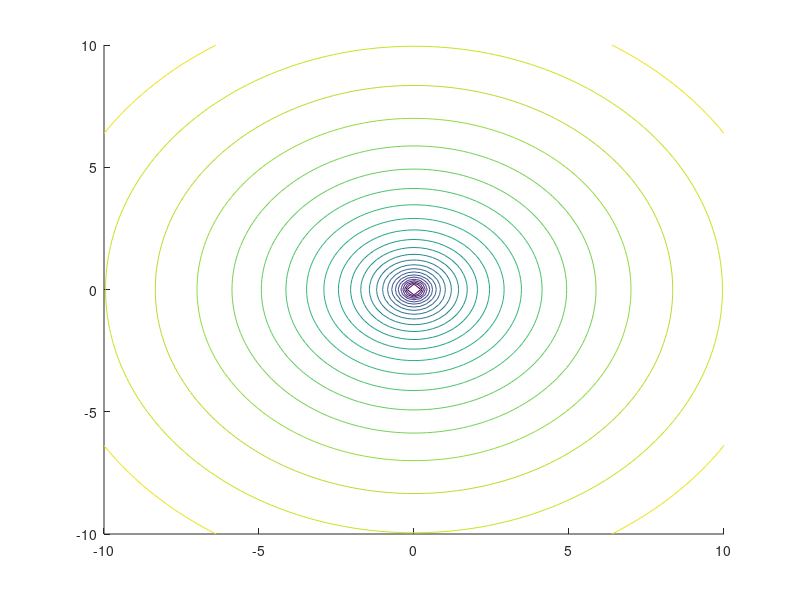

This figure's MATLAB source: (Note: this script raises an error after producing the figure.)
clear all, close all

%-- PARAMETERS --------------------------------------------------------
%general
    m = 20.0;       %positive for source
    %m = -20.0;     %negative for sink
% for domain
    dim = 101;
    dom = [-10,10];
    lessdim = 11;
%-- PARAMETERS --------------------------------------------------------


%-- SETTING DOMAIN ----------------------------------------------------
% general cartesian grid
    xgrid = linspace(dom(1),dom(2),dim)';
    ygrid = linspace(dom(1),dom(2),dim)';
    [xgrid,ygrid] = meshgrid(xgrid,ygrid);
% general polar grid
    rgrid = sqrt( xgrid.^2 + ygrid.^2 );
    ogrid = atan2( ygrid,xgrid );
% coarser cartesian grid for velocity
    xcoarse = linspace(dom(1),dom(2),lessdim)';
    ycoarse = linspace(dom(1),dom(2),lessdim)';
    [xcoarse,ycoarse] = meshgrid(xcoarse,ycoarse);
% coarser polar grid for velocity
    rcoarse = sqrt( xcoarse.^2 + ycoarse.^2 );
    ocoarse = atan2( ycoarse,xcoarse );
%-- SETTING DOMAIN ----------------------------------------------------


%-- STREAMLINES AND EQUIPOTENTIAL LINES -------------------------------
% functions
    phi = zeros(dim,dim);
    psi = zeros(dim,dim);
    for i=1:dim
        for j=1:dim
            if (rgrid(i,j) ~= 0)
                phi(i,j) = m/(2*pi) * log(rgrid(i,j));
            else
                phi(i,j) = -m*1.0e14;
            end
            psi(i,j) = m/(2*pi) * ogrid(i,j);
        end
    end
% const values for contour
    maxphi = max(max(phi));     %source case
    %maxphi = 5;                %sink case
    maxpsi = max(max(psi));
    minphi = -5;                %source case
    %minphi = min(min(phi));    %sink case
    minpsi = min(min(psi));
    phivec = linspace(minphi,maxphi,25)';
    psivec = linspace(minpsi,maxpsi,25)';
% plot
    figure(1)
    hold on 
    contour(xgrid,ygrid,phi,phivec,'color',[0.0000 0.4470 0.7410],'LineWidth',1); %blue
    contour(xgrid,ygrid,psi,psivec,'color',[0.4660 0.6740 0.1880],'LineWidth',1); %green
    legend('Equipot. lines','Streamlines');
    axis equal;
    xlabel('x');
    ylabel('y');
    xlim(dom);
    ylim(dom);
    %title('Streamlines and Equipotential lines');
    hold off
%-- STREAMLINES AND EQUIPOTENTIAL LINES -------------------------------


%-- VELOCITY COMPONENTS -----------------------------------------------
% functions
    urcomp = m./(2*pi*rcoarse);
    uocomp = zeros(lessdim,lessdim);
    ucomp = urcomp.*cos(ocoarse) - uocomp.*sin(ocoarse);
    vcomp = urcomp.*sin(ocoarse) + uocomp.*cos(ocoarse);
% plot
    figure(2)
    hold on 
    quiver(xcoarse,ycoarse,ucomp,vcomp,'color',[0.4940 0.1840 0.5560],'LineWidth',1); %violet
    legend('Velocity Field');
    axis equal;
    xlabel('x');
    ylabel('y');
    xlim(dom);
    ylim(dom);
    %title('Velocity Field');
    hold off
%-- VELOCITY COMPONENTS -----------------------------------------------

